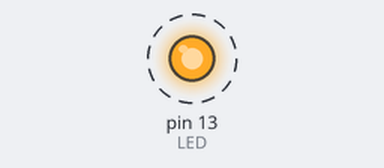
Recording of a sketch running on a simulated Arduino Uno, built with avr-gcc and run on an emulated ATmega328P. Shown: output pins drawn as LEDs (lit = HIGH). Dashed ring = blinking.

Above: at 0.5 s.
Timing chart, 0 to 4.6 s (numbered marks = the images above):
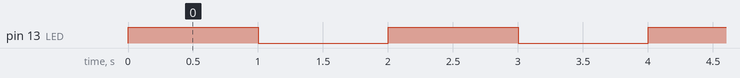

Measured:
- by itself, pin 13 (LED): alternates HIGH for 1.0 s and LOW for 1.0 s

The sketch:

blink_the_led.ino
```cpp
#include <Arduino_FreeRTOS.h>
#include <semphr.h>
#define LED 13 //the led in connected to digital pin 13

void setup() {
  // put your setup code here, to run once:
  pinMode(LED, OUTPUT); //digital pin set as output

  xTaskCreate (red, "RED", 100, NULL, 1, NULL);
  vTaskStartScheduler();
}

void loop() {
  // idle task

}

void red(void *pvParameters)
{
  while(1)
  {
    digitalWrite(LED, HIGH); //led on
    delay(1000);             //wait 1s
    digitalWrite(LED, LOW);  //led off
    delay(1000);
  }
}
```
